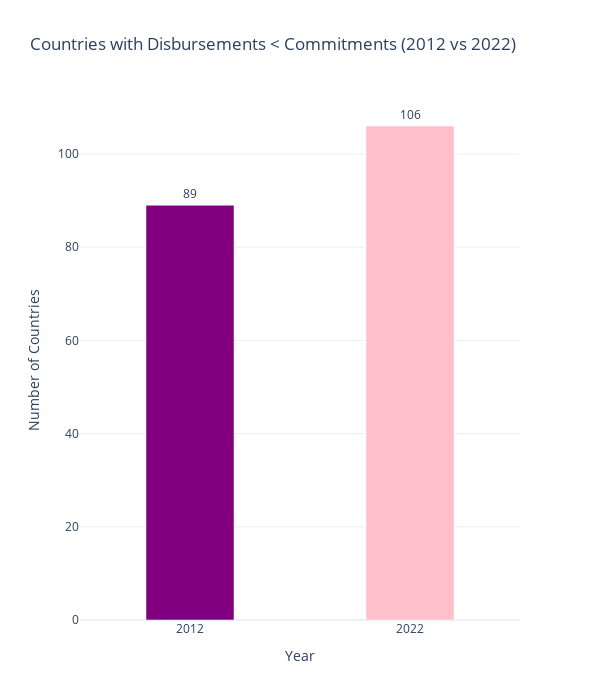

The code cell stored with this chart in its notebook:
### Code cell
fig = px.bar(
    plot_data,
    x='Year',
    y='Countries Not Meeting Criteria',
    text='Countries Not Meeting Criteria',
    labels={'Countries Meeting Criteria': 'Number of Countries'},
    title='Countries with Disbursements < Commitments (2012 vs 2022)',
    hover_data={'Total Countries' : True} 
)

fig.update_traces(
     textposition='outside',
    marker_color=['purple', 'pink']  # Different colors for bars
)

fig.update_layout(
    xaxis_title='Year',
    yaxis_title='Number of Countries',
    template='plotly_white',
    bargap=0.6,  
    width=600,   
    height=700 
)

fig.show()

### Figure 1 — Plotly figure (JSON) as saved in the notebook; plotly's stock layout.template omitted (floating-point values rounded to 4 significant figures)
{"data": [{"alignmentgroup": "True", "customdata": [[140], [140]], "hovertemplate": "Year=%{x}<br>Countries Not Meeting Criteria=%{text}<br>Total Countries=%{customdata[0]}<extra></extra>", "legendgroup": "", "marker": {"color": ["purple", "pink"], "pattern": {"shape": ""}}, "name": "", "offsetgroup": "", "orientation": "v", "showlegend": false, "text": [89, 106], "textposition": "outside", "type": "bar", "x": ["2012", "2022"], "xaxis": "x", "y": [89, 106], "yaxis": "y"}], "layout": {"bargap": 0.6, "barmode": "relative", "height": 700, "legend": {"tracegroupgap": 0}, "title": {"text": "Countries with Disbursements < Commitments (2012 vs 2022)"}, "width": 600, "xaxis": {"anchor": "y", "domain": [0, 1], "title": {"text": "Year"}}, "yaxis": {"anchor": "x", "domain": [0, 1], "title": {"text": "Number of Countries"}}}}
